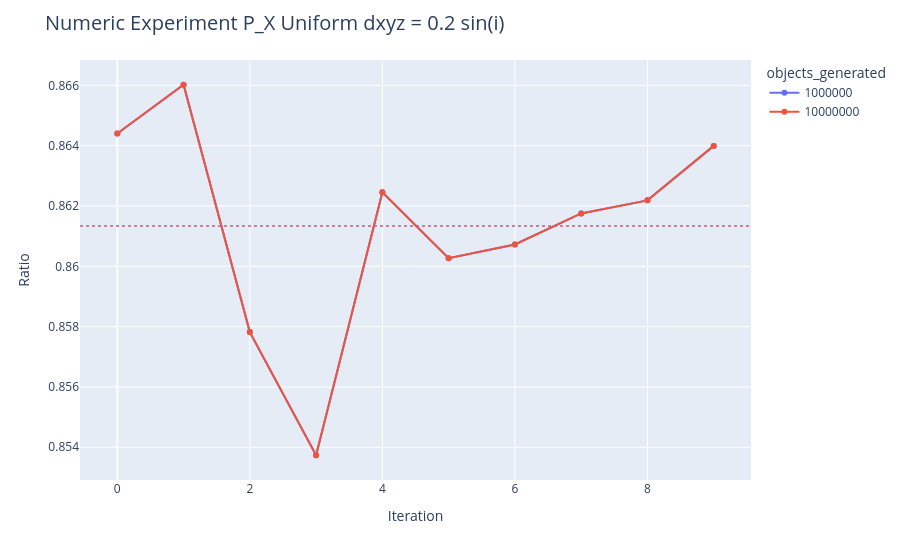

Write notebook code for a chart like this one.
### Code cell
fig = px.line(
    df_cmnd_sphere, 
    x='iteration', 
    y='ratio', 
    color='objects_generated', 
    markers=True
)

# Obtener los colores del gráfico
color_map = {}
for trace in fig.data:
    # A veces trace.name no es exactamente igual al valor de la columna, por eso lo forzamos a string
    color_map[str(trace.name)] = trace.line.color

# Agregar línea horizontal del promedio para cada categoría
for category in df_cmnd_sphere['objects_generated'].unique():
    color = color_map.get(str(category), 'gray')  # color por defecto si no se encuentra
    avg_value = df_cmnd_sphere.loc[df_cmnd_sphere['objects_generated'] == category, 'ratio'].mean()

    fig.add_hline(
        y=avg_value,
        line=dict(color=color, width=2, dash='dot'),
        opacity=0.5
    )

# Ajustes visuales
fig.update_layout(
    title=dict(text="Numeric Experiment P_X Uniform dxyz = 0.2 sin(i)", font=dict(size=20)),
    yaxis_title="Ratio",
    xaxis_title="Iteration",
    showlegend=True
)

fig.show()

### Figure 1 — Plotly figure (JSON) as saved in the notebook; plotly's stock layout.template omitted (floating-point values rounded to 4 significant figures)
{"data": [{"hovertemplate": "objects_generated=1000000<br>iteration=%{x}<br>ratio=%{y}<extra></extra>", "legendgroup": "1000000", "line": {"color": "#636efa", "dash": "solid"}, "marker": {"symbol": "circle"}, "mode": "lines+markers", "name": "1000000", "orientation": "v", "showlegend": true, "type": "scatter", "x": [0, 1, 2, 3, 4, 5, 6, 7, 8, 9], "xaxis": "x", "y": [0.8644, 0.866, 0.8578, 0.8537, 0.8625, 0.8603, 0.8607, 0.8618, 0.8622, 0.864], "yaxis": "y"}, {"hovertemplate": "objects_generated=10000000<br>iteration=%{x}<br>ratio=%{y}<extra></extra>", "legendgroup": "10000000", "line": {"color": "#EF553B", "dash": "solid"}, "marker": {"symbol": "circle"}, "mode": "lines+markers", "name": "10000000", "orientation": "v", "showlegend": true, "type": "scatter", "x": [0, 1, 2, 3, 4, 5, 6, 7, 8, 9], "xaxis": "x", "y": [0.8644, 0.866, 0.8578, 0.8537, 0.8625, 0.8603, 0.8607, 0.8618, 0.8622, 0.864], "yaxis": "y"}], "layout": {"legend": {"title": {"text": "objects_generated"}, "tracegroupgap": 0}, "margin": {"t": 60}, "shapes": [{"line": {"color": "#636efa", "dash": "dot", "width": 2}, "opacity": 0.5, "type": "line", "x0": 0, "x1": 1, "xref": "x domain", "y0": 0.8613, "y1": 0.8613, "yref": "y"}, {"line": {"color": "#EF553B", "dash": "dot", "width": 2}, "opacity": 0.5, "type": "line", "x0": 0, "x1": 1, "xref": "x domain", "y0": 0.8613, "y1": 0.8613, "yref": "y"}], "showlegend": true, "title": {"font": {"size": 20}, "text": "Numeric Experiment P_X Uniform dxyz = 0.2 sin(i)"}, "xaxis": {"anchor": "y", "domain": [0, 1], "title": {"text": "Iteration"}}, "yaxis": {"anchor": "x", "domain": [0, 1], "title": {"text": "Ratio"}}}}
